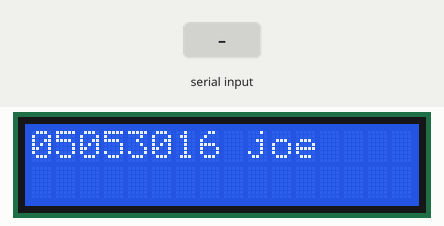
Recording of a sketch running on a simulated Arduino Uno, built with avr-gcc and run on an emulated ATmega328P. On the bench: 16×2 character LCD. The test bench sets the inputs (shaded band).

Above: at 1.2 s.
1.3 s: "1" received over Serial
At 2.2 s:
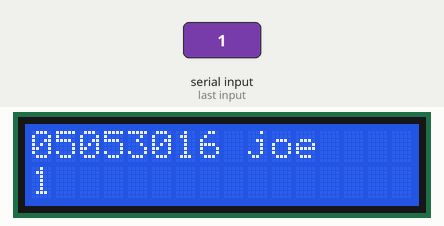
2.9 s: "0" received over Serial
At 3.4 s:
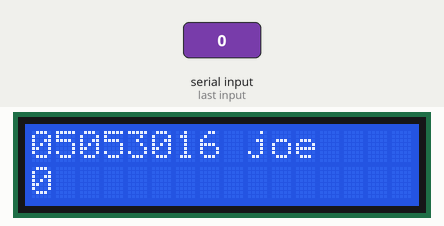
4.5 s: "2" received over Serial
At 5.8 s:
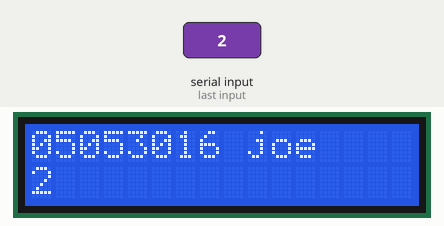
Timing chart, 0 to 7.5 s (numbered marks = the images above; inputs shaded):
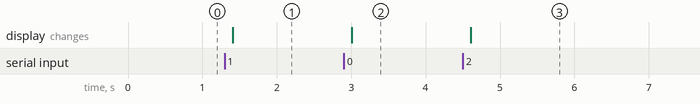

The sketch:

20200506.ino
```cpp
#include <LiquidCrystal.h>
int i;
// initialize the library by associating any needed LCD interface pin
// with the arduino pin number it is connected to
const int rs = 17, en = 16, d4 = 15, d5 = 14, d6 = 13, d7 = 12;
LiquidCrystal lcd(rs, en, d4, d5, d6, d7);

void setup() {
  // set up the LCD's number of columns and rows:
  Serial.begin(9600);
  lcd.begin(16, 2);
  // Print a message to the LCD.
  lcd.print("05053016 joe");

}

void loop() {
  if (Serial.available()) {
    // wait a bit for the entire message to arrive
    delay(100);
    // clear the screen
    lcd.clear();
    lcd.print("05053016 joe");
    lcd.setCursor(0, 1);
    while (Serial.available() > 0) {
      // display each character to the LCD
      lcd.write(Serial.read());
    }

  }
}
```

Measured:
- after the input at 1.3 s, the display: changes after 0.11 s (image 1)
- after the input at 2.9 s, the display: changes after 0.11 s (image 2)
- after the input at 4.5 s, the display: changes after 0.11 s (image 3)
